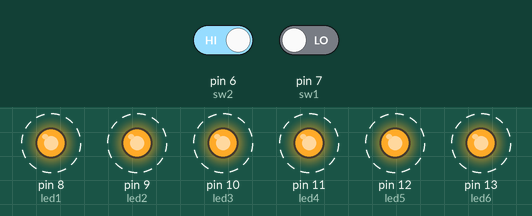
Simulated run of this sketch. Board: Arduino Uno, built with avr-gcc and run on an emulated ATmega328P. On the bench: output pins drawn as LEDs (lit = HIGH). Dashed ring = blinking. Inputs (shaded band) come from the test bench; at power-on: pin 6 (sw2) HIGH, pin 7 (sw1) LOW. Random numbers use the default seed unless the sketch sets one.

Above: at 2.05 s.
2.1 s: pin 6 (sw2) driven LOW and pin 7 (sw1) driven HIGH
At 2.25 s:
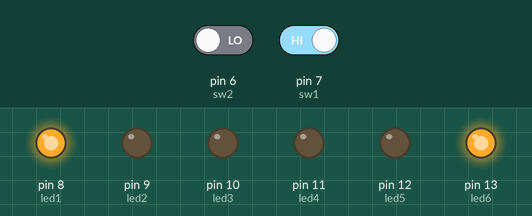
5.6 s: pin 6 (sw2) driven HIGH
9.1 s: pin 6 (sw2) driven LOW
At 9.35 s:
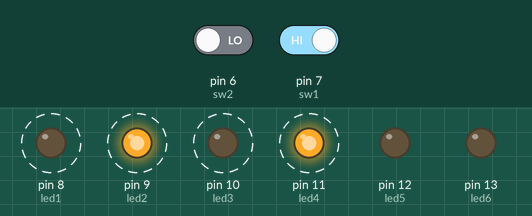
12.6 s: pin 7 (sw1) driven LOW
16.1 s: pin 7 (sw1) driven HIGH
At 16.55 s:
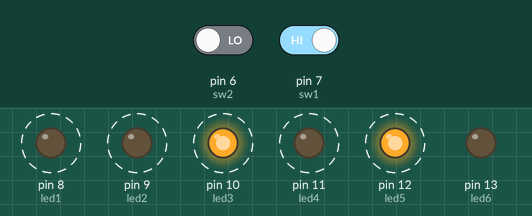
Timing chart, 0 to 20.6 s (numbered marks = the images above; inputs shaded):
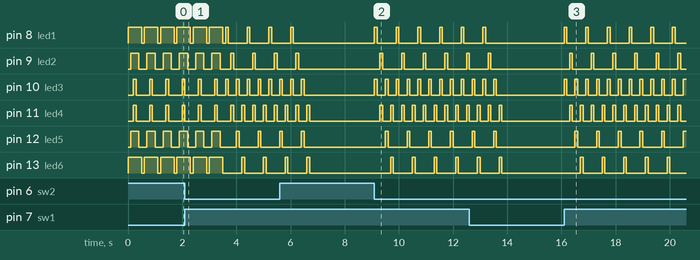

The sketch:

Flores_Kevin_Deber2.ino
```cpp
/* Realizar 2 juegos con 6 leds utilizando ciclos for anidados
 * Juego 1: Para este juego se utilizo ciclos for anidados y funcionará cuando el switch1=1 y switch2=0; los leds se encienden y apaguen en pares
 * con un led apagado en medio de ellos,este juego se repetira las veces que el número randomico determine.
 *
 * Juego 2: El juego funcionar[a cunado el switch1=0 y switch2=1; las luces se encienden una por una desde los extremos hacia el centro, luego
 * vuelven hacia los extremos, este juego se repetira las veces que el número randomico determine. Para este juego se utilizo ciclos for anidados.
 *
 * Flores Kevin
 * 2016-10-26
 */
 // Inicializamos variables de los pines
int led1=8;// mas sencillo cambiar la variable y no todo el codigo
int led2=9;
int led3=10;
int led4=11;
int led5=12;
int led6=13;
int sw1=7;
int sw2=6;
int vector_leds[6]={led1,led2,led3,led4,led5,led6};
////////////////
//variables de contadores
int i=0;
int j=0;
int k=0;
////////////////
void setup() {
  pinMode(led1,OUTPUT);//pin 13 como salida
  pinMode(led2,OUTPUT);//pin 12 como salida
  pinMode(led3,OUTPUT);//pin 11 como salida
  pinMode(led4,OUTPUT);//pin 10 como salida
  pinMode(led5,OUTPUT);//pin 9 como salida
  pinMode(led6,OUTPUT); //pin 8 como salida
  pinMode(sw1,INPUT);//pin 7 como entrada
  pinMode(sw2,INPUT);//pin 6 como entrada
}

void juego1(){
    k=random(1,5);
     for(;k<=5;k++){//for1, este ciclo permite que el segundo ciclo se repite las veces que determine el numero randomico
      for(i=0,j=2;i<4;i++,j++){//for2, este ciclo utiliza dos contadores y permite que los leds se enciendan y apaguen en pares con un led apagado en medio de ellos.
        digitalWrite(vector_leds[i],HIGH),digitalWrite(vector_leds[j],HIGH);
        delay(100);
        digitalWrite(vector_leds[i],LOW),digitalWrite(vector_leds[j],LOW);
        delay(100);
       }//for2
     }//for1
   }
void juego2(){
  k=random(1,5);
     for(;k<=5;k++){//for1, este ciclo permite que el segundo ciclo se repite las veces que determine el numero randomico
      for(i=0,j=5;i<3;i++,j--){//para este ciclo utilizamos dos contadores ya que los leds se encenderan al mismo tiempo, empezando desde los extremos
        digitalWrite(vector_leds[i],HIGH),digitalWrite(vector_leds[j],HIGH);
        delay(100);}
      for(i=2,j=3;i>=0;i--,j++){//este ciclo cumple la funcion de apagar los leds en secuencia contraria al encendido, igualmente usamos dos contadores
        digitalWrite(vector_leds[i],LOW),digitalWrite(vector_leds[j],LOW);
        delay(100);}
     }//for1
  }

void loop() {
  if(digitalRead (sw1)==HIGH&&digitalRead(sw2)==LOW){
    juego1();//llamamos al metodo del juego 1
  }
  if(digitalRead (sw1)==LOW&&digitalRead(sw2)==HIGH){
    juego2();//llamamos al metodo del juego 2
   }
}
```

Measured:
- after the input at 9.1 s, pin 8 (led1): alternates HIGH for 0.10 s and LOW for 0.70 s, starting at once; pin 9 (led2): alternates HIGH for 0.10 s and LOW for 0.70 s, starting after 0.20 s
- after the input at 16.1 s, pin 8 (led1): alternates HIGH for 0.10 s and LOW for 0.70 s, starting at once; pin 9 (led2): alternates HIGH for 0.10 s and LOW for 0.70 s, starting after 0.20 s
- by itself, pin 10 (led3), pin 11 (led4): alternates HIGH for 0.10 s and LOW for 0.30 s, 6 changes in all, then stays LOW
- by itself, pin 12 (led5), pin 13 (led6): alternates HIGH for 0.10 s and LOW for 0.70 s, 4 changes in all, then stays LOW
